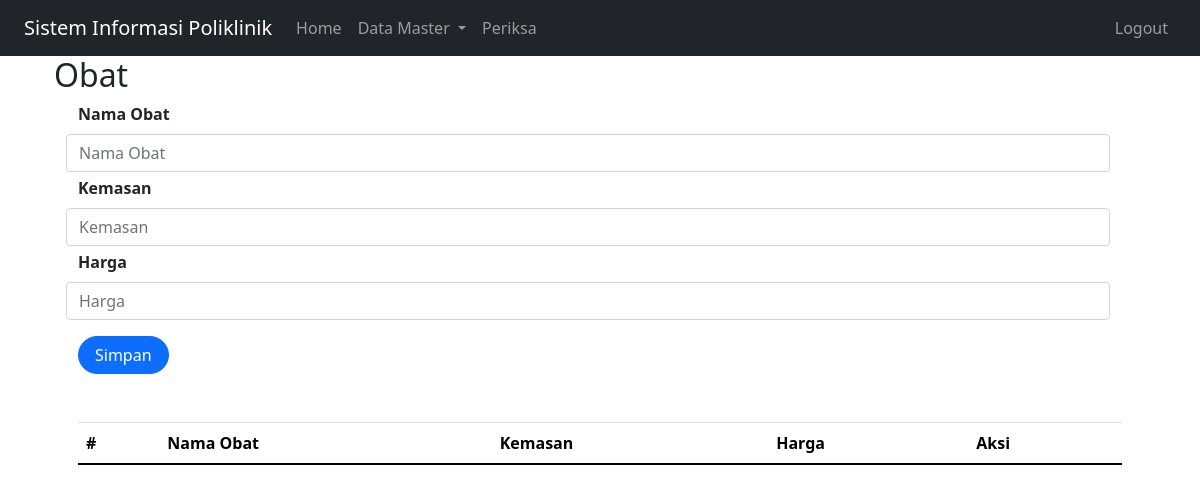
The page /index.php?page=obat (signed in) on the database as committed earlier.
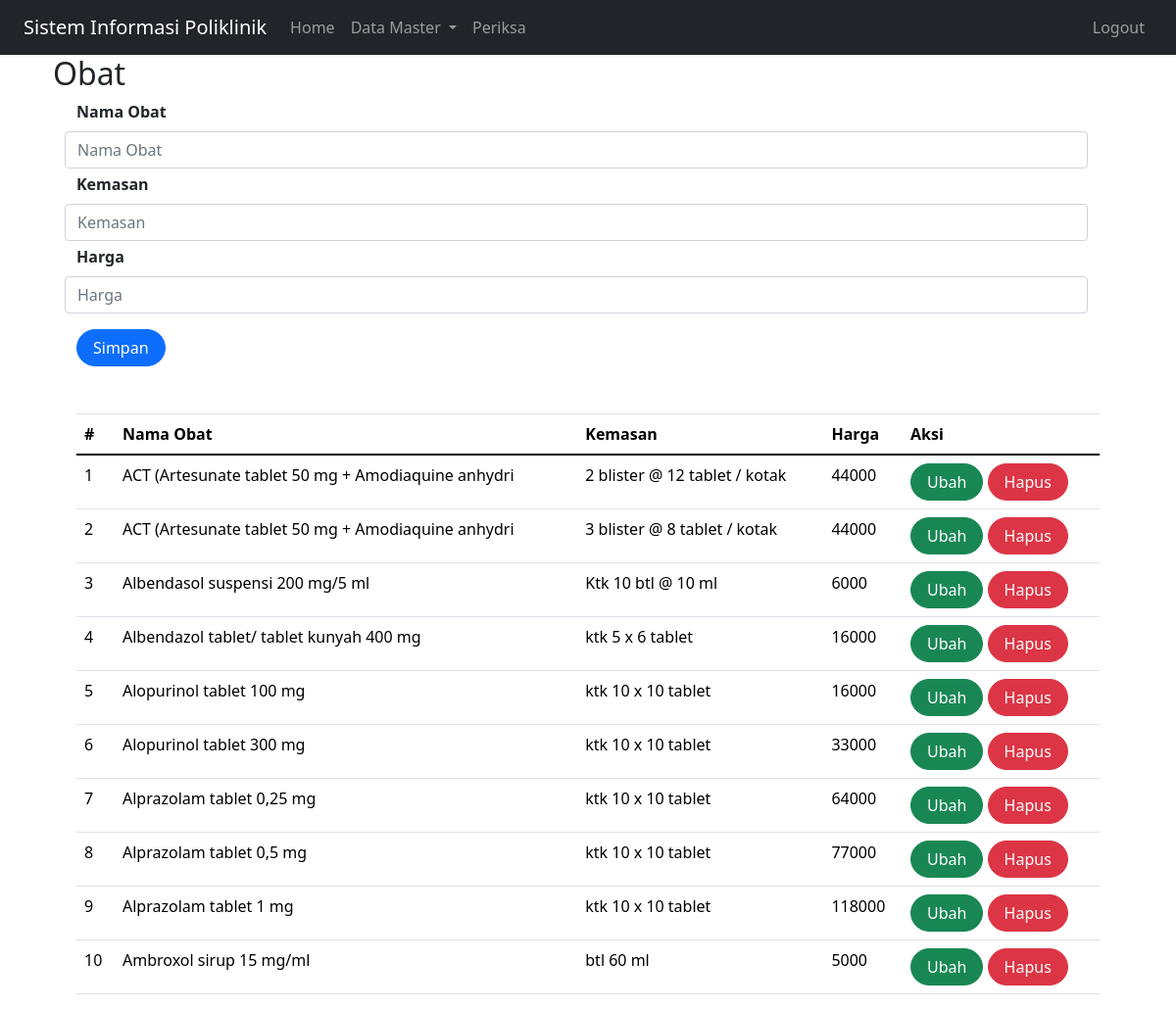
The same page on the database as committed later.
### tables this page shows
CREATE TABLE `obat` (
  `id` int(11) NOT NULL,
  `nama_obat` varbinary(50) NOT NULL,
  `kemasan` varchar(35) NOT NULL,
  `harga` int(11) NOT NULL
);

### obat.php (the view, shortened to what this page needs)
<?php
    include 'koneksi.php';
?>
<!DOCTYPE html>
<html lang="en">
<head>
    <link href="https://cdn.jsdelivr.net/npm/bootstrap@5.0.2/dist/css/bootstrap.min.css" rel="stylesheet">
</head>
<body>
    <div class = "container">
        <form class="form row" method="POST" action="" name="myForm" onsubmit="return(validate());">
            <?php
                $nama_obat = '';
                $kemasan = '';
                $harga = '';
                ?>
            <div class="row">
                <label for="inputNamaObat" class="form-label fw-bold">
                    Nama Obat
                </label>
                <input type="text" class="form-control" name="nama_obat" id="inputNamaObat" placeholder="Nama Obat" value="<?php echo $nama_obat ?>">
            </div>
            <div class="row mt-1">
                <label for="inputKemasan" class="form-label fw-bold">
                    Kemasan
                </label>
                <input type="text" class="form-control" name="kemasan" id="inputKemasan" placeholder="Kemasan" value="<?php echo $kemasan ?>">
            </div>
            <div class="row mt-1">
                <label for="inputHarga" class="form-label fw-bold">
                    Harga
                </label>
                <input type="text" class="form-control" name="harga" id="inputHarga" placeholder="Harga" value="<?php echo $harga ?>">
            </div>
            <div class="row mt-3">
                <div class = col>
                <button type="submit" class="btn btn-primary rounded-pill px-3 mt-auto" name="simpan">Simpan</button>
                </div>
            </div>
        </form>
        <br>
        <br>
        <table class="table table-hover">
            <thead>
                <tr>
                    <th scope="col">#</th>
                    <th scope="col">Nama Obat</th>
                    <th scope="col">Kemasan</th>
                    <th scope="col">Harga</th>
                    <th scope="col">Aksi</th>
                </tr>
            </thead>
            <tbody>
                <?php
                    $result = mysqli_query($mysqli, "SELECT * FROM obat");
                    $no = 1;
                    while ($data = mysqli_fetch_array($result)) {
                    ?>
                        <tr>
                            <td><?php echo $no++ ?></td>
                            <td><?php echo $data['nama_obat'] ?></td>
                            <td><?php echo $data['kemasan'] ?></td>
                            <td><?php echo $data['harga'] ?></td>
                            <td>
                                <a class="btn btn-success rounded-pill px-3" href="index.php?page=obat&id=<?php echo $data['id'] ?>">Ubah</a>
                                <a class="btn btn-danger rounded-pill px-3" href="index.php?page=obat&id=<?php echo $data['id'] ?>&aksi=hapus">Hapus</a>
                            </td>
                        </tr>
                    <?php
                    }
                    ?>
            </tbody>
        </table>
</body>
</html>

### index.php (shortened to what this page needs)
<!DOCTYPE html>
<html lang="en">
<head>
    <link href="https://cdn.jsdelivr.net/npm/bootstrap@5.3.2/dist/css/bootstrap.min.css" rel="stylesheet">
    <link rel="stylesheet" href="https://stackpath.bootstrapcdn.com/bootstrap/4.5.2/css/bootstrap.min.css">
    <link href="https://cdn.jsdelivr.net/npm/select2@4.1.0-rc.0/dist/css/select2.min.css" rel="stylesheet" />
    <link rel="stylesheet" href="assets/css/bootstrap.css">
    <link href="https://cdn.jsdelivr.net/npm/bootstrap@5.0.2/dist/css/bootstrap.min.css"
    rel="stylesheet"
>
</head>
<body>
  <nav class="navbar navbar-expand-lg  navbar-dark bg-dark">
    <div class="container-fluid">
      <a class="navbar-brand" href="#">
        Sistem Informasi Poliklinik
      </a>
      <div class="collapse navbar-collapse" id="navbarNavDropdown">
        <ul class="navbar-nav">
          <li class="nav-item">
            <a class="nav-link" aria-current="page" href="index.php">
              Home
            </a>
          </li>
          <li class="nav-item dropdown">
            <a class="nav-link dropdown-toggle" href="#" role="button"
            data-bs-toggle="dropdown" aria-expanded="false">
              Data Master
            </a>
          </li>
          <li>
              <a class="nav-link" href="index.php?page=periksa">
                Periksa
              </a>
          </li>
        </ul>
      </div>
      <?php
        if (isset($_SESSION['login'])) {
        ?>
        <form action="">
            <div class="collapse navbar-collapse" id="navbarNavRegis">
                <ul class="navbar-nav">
                    <li class="nav-item">
                        <a class="nav-link" href="logout.php">
                            Logout
                        </a>
                    </li>
                </ul>
            </div>
        </form>
          <?php
        }
        ?>
    </div>
  </nav>
</body>
</html>
<main role="main" class="container">
    <?php
    if (isset($_GET['page'])) {
    ?>
        <h2><?php echo ucwords($_GET['page']) ?></h2>
    <?php
        include($_GET['page'] . ".php");
    } else {
        echo "Selamat Datang di Sistem Informasi Poliklinik";
    }
    ?>
</main>

Rows that differ between the two databases and show on the page:
added obat: nama_obat "ACT (Artesunate tablet 50 mg + Amodiaquine anhydri", kemasan "2 blister @ 12 tablet / kotak", harga "44000"
added obat: nama_obat "ACT (Artesunate tablet 50 mg + Amodiaquine anhydri", kemasan "3 blister @ 8 tablet / kotak", harga "44000"
added obat: nama_obat "Albendasol suspensi 200 mg/5 ml", kemasan "Ktk 10 btl @ 10 ml", harga "6000"
added obat: nama_obat "Albendazol tablet/ tablet kunyah 400 mg", kemasan "ktk 5 x 6 tablet", harga "16000"
added obat: nama_obat "Alopurinol tablet 100 mg", kemasan "ktk 10 x 10 tablet", harga "16000"
added obat: nama_obat "Alopurinol tablet 300 mg", kemasan "ktk 10 x 10 tablet", harga "33000"
added obat: nama_obat "Alprazolam tablet 0,25 mg", kemasan "ktk 10 x 10 tablet", harga "64000"
added obat: nama_obat "Alprazolam tablet 0,5 mg", kemasan "ktk 10 x 10 tablet", harga "77000"
added obat: nama_obat "Alprazolam tablet 1 mg", kemasan "ktk 10 x 10 tablet", harga "118000"
added obat: nama_obat "Ambroxol sirup 15 mg/ml", kemasan "btl 60 ml", harga "5000"
